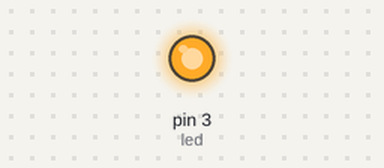
A sketch run on a simulated Arduino Uno, built with avr-gcc and run on an emulated ATmega328P. Parts: output pins drawn as LEDs (lit = HIGH). At 0.2 s the program stops and its outputs stay as they are.

Above: at 0.2 s.
Timing chart, 0 to 1.7 s (numbered marks = the images above):
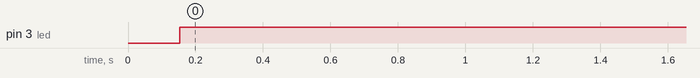

Measured:
- by itself, pin 3 (led): LOW → HIGH at 0.15 s

The sketch:

LEDHEART.ino
```cpp
int led = 3;
int a = 0;
int i = 0;

void setup() {
  // put your setup code here, to run once:
  pinMode(led, OUTPUT);
}

void loop() {
  // put your main code here, to run repeatedly:
  while(a >= 0 && a < 2){
    a++;
      while(i< 255){
        analogWrite(led, i);
        delay(3);
        i += 5;
      }
      while(i>0 && i <= 255)
      analogWrite(led, i);
      delay(3);
      i -= 5;
  }
  delay(750);

}
```
